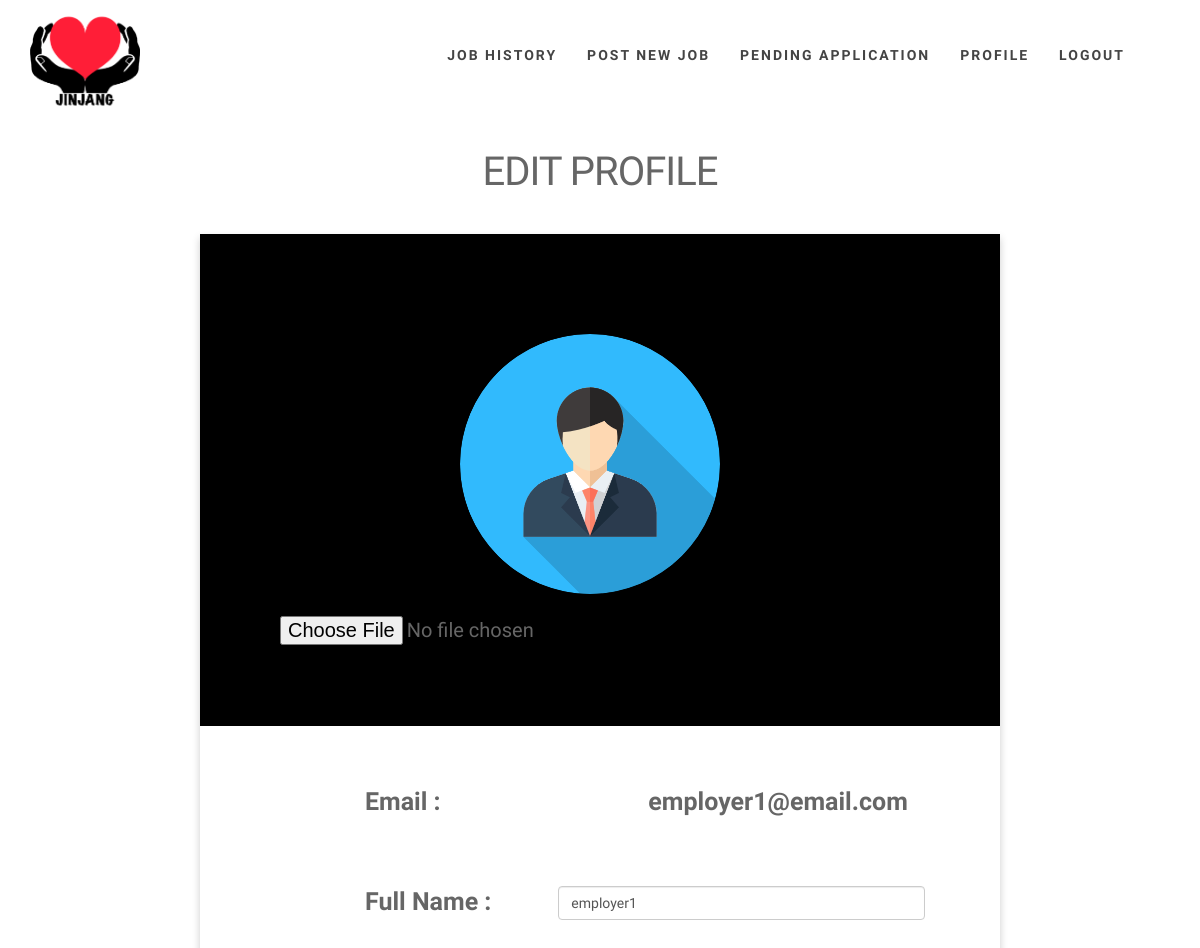
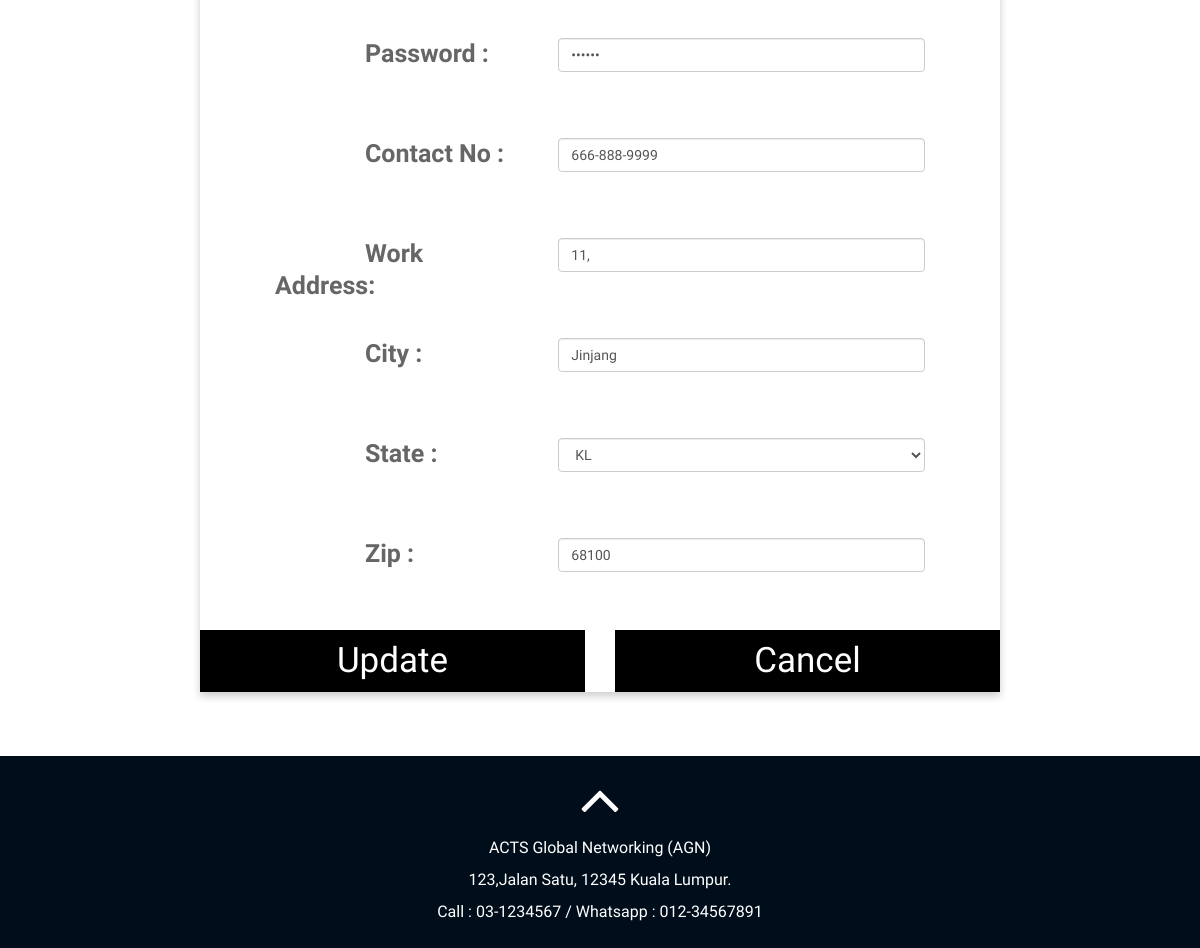
The page /webpage/editEmployerProfile.php (signed in) on the database its author committed (2 pictures, top to bottom).
### tables this page shows
CREATE TABLE `employer` (
  `email` varchar(255) NOT NULL,
  `password` varchar(255) NOT NULL,
  `fullName` varchar(255) NOT NULL,
  `contactNo` varchar(255) NOT NULL,
  `address` varchar(255) NOT NULL,
  `city` varchar(255) NOT NULL,
  `state` varchar(255) NOT NULL,
  `zip` varchar(255) NOT NULL
);

### webpage/editEmployerProfile.php (the view, shortened to what this page needs)
<?php
include '../php/dbConnection.php';
$email = $_SESSION['email'];
$query = "SELECT * FROM employer WHERE email = '$email'";
$result = mysqli_query($connection, $query);
$row = mysqli_fetch_assoc($result);
?>
<!DOCTYPE html>
<html lang="en">
<head>
  <link href="../css/bootstrap.min.css" rel="stylesheet">
  <link href="../css/font-awesome.min.css" rel="stylesheet">
  <link href="../css/animate.min.css" rel="stylesheet">
  <link href="../css/animate.css" rel="stylesheet" />
  <link href="../css/style.css" rel="stylesheet">
  <link href="../css/login.css" rel="stylesheet">
  <link href="../css/homePageStyle.css" rel="stylesheet">
  <link href="../css/editEmployerProfile.css" rel="stylesheet">
</head>
<body>
  <div id="navigation">
    <nav class="navs" role="navigation">
      <div class="container">
        <div class="row">
          <div class="col-md-3">
            <div class="site-logo">
              <a href="index.html" class="brand"> <img src = "../img/jinjangLogo1.png"
                alt="jinjangLogo" style="width:110px;height:100px"> </a>
              </div>
            </div>
            <div class="col-md-9">
              <div class="collapse navbar-collapse" id="menu">
                <ul class="nav navbar-nav navbar-right">
                  <li><a href="homePage.php">Job History</a></li>
                  <li><a href="postJob.php">Post New Job</a></li>
                  <li><a href="#pendingApplication">Pending Application</a></li>
                  <li><a href="employerProfile.php">Profile</a></li>
                  <li><a href="index.php"> Logout </a></li>
                </ul>
              </div>
            </div>
          </div>
        </div>
      </nav>
    </div>
    <div class="container marginbot-50">
      <div class="wow flipInY" data-wow-offset="0" data-wow-delay="0.4s">
        <div class="title">
          <h2 class="h-bold text-center">Edit Profile</h2>
        </div>
      </div>
      <div class="profile">
      <form name ="updateEProfile" action="../php/updateEProfile.php" method="post">
        <div class="profilePic">
          <img src="../img/profile1.png" class="avatar img-circle" alt="avatar">
          <input type="file" name="pic">
        </div>
        <div class="pDetails">
          <div class="email">
            <label class="col-xs-12 col-sm-5 col-md-5">Email :</label>
            <label name="email" class="col-xs-12 col-sm-7 col-md-7 showdetail"> <?php echo $row['email'] ?> </label>
          </div>
          <div class="fullname">
            <label class="col-xs-12 col-sm-5 col-md-5"> Full Name : </label>
            <div class="col-xs-12 col-sm-7 col-md-7">
              <input class="form-control" name="eFullName" type="text" value=<?php echo $row['fullName'] ?> required>
            </div>
          </div>
          <div class="pssd">
            <label class="col-xs-12 col-sm-5 col-md-5">Password : </label>
            <div class="col-xs-12 col-sm-7 col-md-7">
              <input class="form-control" name="ePassword" type="password" value=<?php echo $row['password'] ?>>
            </div>
          </div>
          <div class="contact">
            <label class="col-xs-12 col-sm-5 col-md-5">Contact No : </label>
            <div class="col-xs-12 col-sm-7 col-md-7">
              <input type="tel" pattern="^\d{3}-\d{3}-\d{4}$" name="eContact" value= <?php echo $row['contactNo'] ?>
              class="form-control" required>
            </div>
          </div>
          <div class="workAdd">
            <label class="col-xs-12 col-sm-5 col-md-5">Work Address:</label>
            <div class="col-xs-12 col-sm-7 col-md-7">
              <input type="text" class="form-control" name="eAddress" value=<?php echo $row['address'] ?>>
            </div>
          </div>
          <div class="city">
            <label class="col-xs-12 col-sm-5 col-md-5">City : </label>
            <div class="col-xs-12 col-sm-7 col-md-7">
              <input type="text" class="form-control" name="eCity" value=<?php echo $row['city'] ?>>
            </div>
          </div>
          <div class="state">
            <label class="col-xs-12 col-sm-5 col-md-5"value=<?php echo $row['state'] ?> > State : </label>
            <div class="col-xs-12 col-sm-7 col-md-7">
              <select name="eState" class="form-control">
                <option value ="kl" selected>KL</option>
              </select>
            </div>
          </div>
          <div class="zip">
            <label class="col-xs-12 col-sm-5 col-md-5">Zip : </label>
            <div class="col-xs-12 col-sm-7 col-md-7">
              <input type="text" class="form-control" name="eZip" value=<?php echo $row['zip'] ?>>
            </div>
          </div>
        </div>
        <br>
        <div class="row updatebutton">
          <div class="col-xs-6 col-md-6">
            <button name="updateBtn"> Update </button>
          </div>
          <div class="col-xs-6 col-md-6">
            <a href="employerProfile.php"><button name="cancelBtn"> Cancel </button></a>
          </div>
        </form>
      </div>
    </div>
      <br><br>
    <footer>
      <div class="container">
        <div class="row">
          <div class="col-md-6 col-md-offset-3">
            <div class="text-center">
              <a href="#home" class="scrollup"><i class="fa fa-angle-up fa-3x"></i></a>
              <p> ACTS Global Networking (AGN) <br /> 123,Jalan Satu, 12345 Kuala Lumpur. <br /> Call : 03-1234567 / Whatsapp : 012-34567891
              </div>
            </div>
          </div>
        </div>
      </footer>
    </body>
    </html>

### css/style.css (style rules this page uses)
body { width: 100%; height: 100%; font-family: 'Ek Mukta', sans-serif; font-weight: 300; color: #666; background-color: #fff; font-size: 16px; line-height: 1.6em; font-weight: 400; font-size: 20px; }
.site-logo { margin-top:10px; }
.nav.navbar-nav { padding:30px; }
.navs ul.nav li a { font-size: 14px; letter-spacing: 2px; color: #444; text-transform: uppercase; font-weight: 700; }
.navs .nav li a { -webkit-transition: background .3s ease-in-out; -moz-transition: background .3s ease-in-out; transition: background .3s ease-in-out; }
footer { background-color: #000d1a; }
footer { text-align: center; padding: 10px 0 ; }
footer p { color: #fff; font-size: 16px; }
footer a { color: #000; }
footer a.scrollup { color: #fff; margin-bottom: 20px; }

### css/login.css (style rules this page uses)
html { background-color: #f3f3f3; }

### css/homePageStyle.css (style rules this page uses)
body { background: #ffffff; padding: 0; maring: 0; }

### css/editEmployerProfile.css (style rules this page uses)
.profile { box-shadow: 0 4px 8px 0 rgba(0, 0, 0, 0.2); max-width: 800px; margin: auto; background-color: #ffffff; }
.title { margin-top:40px; margin-bottom:40px; }
.title h2 { font-size: 40px; letter-spacing: -1px; text-transform: uppercase; margin-bottom: 10px; }
.profilePic { background-color: #000000; padding: 80px; }
.avatar { padding: 20px; height: 300px; width: 300px; margin-left: 25%; }
.pDetails { text-indent: 90px; font-size: 25px; padding: 10px; }
.fullname, .email, .contact, .workAdd, .city, .state, .zip, .pssd { padding: 50px; }
button { border: none; outline: 0; display: inline-block; padding: 15px; color: white; background-color: #000; text-align: center; cursor: pointer; width: 100%; font-size: 35px; }
a { text-decoration: none; font-size: 22px; color: black; }

### rows shown on the page
employer: email "employer1@email.com", eFullName "employer1", eContact "666-888-9999", eAddress "11,", eCity "Jinjang", eZip "68100"
